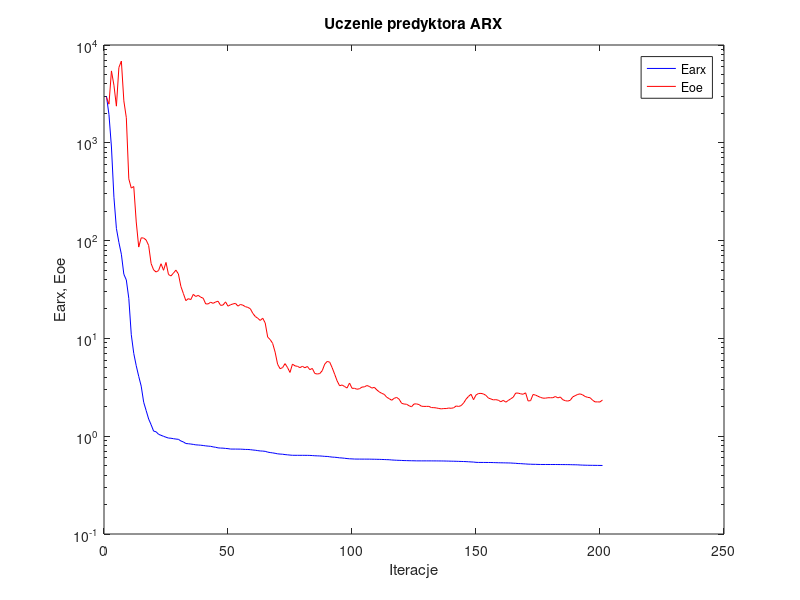
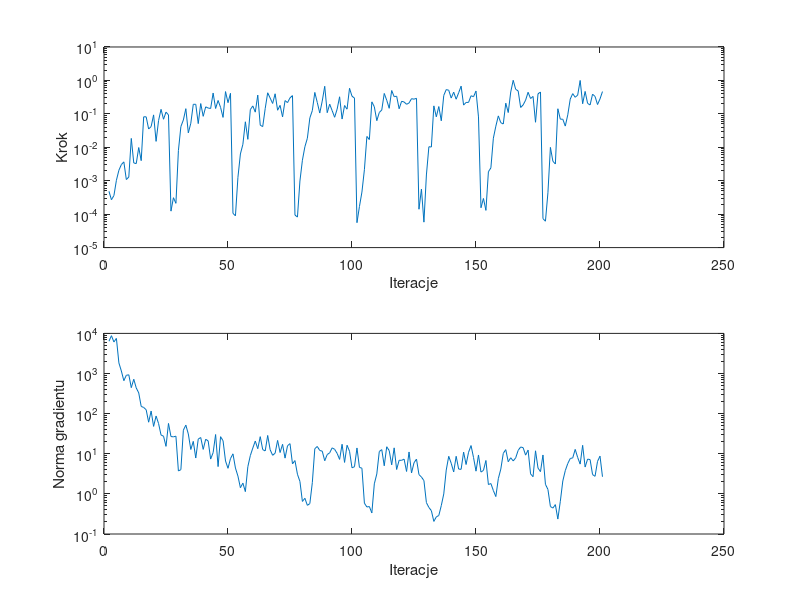

Reproduce these figures in MATLAB, in order.
%uczenie predyktora arx
clear all;
n=0; farx(n+1)=2.983809e+003; foe(n+1)=2.912124e+003; wspucz(n+1)=0.000000e+000; ng(n+1)=0.000000e+000;
%odnowa zmiennej metryki
n=1; farx(n+1)=1.943970e+003; foe(n+1)=2.484678e+003; krok(n+1)=4.822659e-004; ng(n+1)=6.370474e+003;
n=2; farx(n+1)=9.059658e+002; foe(n+1)=5.433025e+003; krok(n+1)=2.702675e-004; ng(n+1)=8.767758e+003;
n=3; farx(n+1)=2.777338e+002; foe(n+1)=3.884721e+003; krok(n+1)=3.604935e-004; ng(n+1)=6.106905e+003;
n=4; farx(n+1)=1.331765e+002; foe(n+1)=2.369824e+003; krok(n+1)=1.029641e-003; ng(n+1)=7.501901e+003;
n=5; farx(n+1)=9.594065e+001; foe(n+1)=5.888826e+003; krok(n+1)=2.053340e-003; ng(n+1)=1.840279e+003;
n=6; farx(n+1)=7.255376e+001; foe(n+1)=6.856366e+003; krok(n+1)=3.036370e-003; ng(n+1)=1.154295e+003;
n=7; farx(n+1)=4.529625e+001; foe(n+1)=2.685709e+003; krok(n+1)=3.660956e-003; ng(n+1)=6.625341e+002;
n=8; farx(n+1)=3.956039e+001; foe(n+1)=1.805707e+003; krok(n+1)=1.084015e-003; ng(n+1)=9.037026e+002;
n=9; farx(n+1)=2.566304e+001; foe(n+1)=4.277939e+002; krok(n+1)=1.291963e-003; ng(n+1)=9.291334e+002;
n=10; farx(n+1)=1.091630e+001; foe(n+1)=3.442087e+002; krok(n+1)=1.842644e-002; ng(n+1)=4.440967e+002;
n=11; farx(n+1)=7.019737e+000; foe(n+1)=3.573762e+002; krok(n+1)=3.401267e-003; ng(n+1)=7.192112e+002;
n=12; farx(n+1)=5.251506e+000; foe(n+1)=1.550372e+002; krok(n+1)=3.253129e-003; ng(n+1)=4.377925e+002;
n=13; farx(n+1)=4.090468e+000; foe(n+1)=8.584516e+001; krok(n+1)=9.832841e-003; ng(n+1)=3.291320e+002;
n=14; farx(n+1)=3.249417e+000; foe(n+1)=1.068346e+002; krok(n+1)=3.985480e-003; ng(n+1)=1.512884e+002;
n=15; farx(n+1)=2.224966e+000; foe(n+1)=1.061698e+002; krok(n+1)=8.155575e-002; ng(n+1)=1.425379e+002;
n=16; farx(n+1)=1.828537e+000; foe(n+1)=1.013023e+002; krok(n+1)=8.153064e-002; ng(n+1)=1.249679e+002;
n=17; farx(n+1)=1.499656e+000; foe(n+1)=8.921864e+001; krok(n+1)=3.522595e-002; ng(n+1)=6.115393e+001;
n=18; farx(n+1)=1.310073e+000; foe(n+1)=5.822566e+001; krok(n+1)=4.160550e-002; ng(n+1)=1.161635e+002;
n=19; farx(n+1)=1.127772e+000; foe(n+1)=5.020665e+001; krok(n+1)=9.310460e-002; ng(n+1)=4.804639e+001;
n=20; farx(n+1)=1.109755e+000; foe(n+1)=4.774022e+001; krok(n+1)=1.503401e-002; ng(n+1)=8.733958e+001;
n=21; farx(n+1)=1.046063e+000; foe(n+1)=4.941058e+001; krok(n+1)=6.306675e-002; ng(n+1)=5.666484e+001;
n=22; farx(n+1)=1.021377e+000; foe(n+1)=5.798427e+001; krok(n+1)=1.365319e-001; ng(n+1)=2.932696e+001;
n=23; farx(n+1)=9.976933e-001; foe(n+1)=4.972941e+001; krok(n+1)=6.900644e-002; ng(n+1)=2.741281e+001;
n=24; farx(n+1)=9.762955e-001; foe(n+1)=5.981739e+001; krok(n+1)=1.124683e-001; ng(n+1)=1.529922e+001;
n=25; farx(n+1)=9.574329e-001; foe(n+1)=4.501887e+001; krok(n+1)=9.338312e-002; ng(n+1)=5.700942e+001;
%odnowa zmiennej metryki
n=26; farx(n+1)=9.531635e-001; foe(n+1)=4.351909e+001; krok(n+1)=1.231911e-004; ng(n+1)=2.684676e+001;
n=27; farx(n+1)=9.432966e-001; foe(n+1)=4.651586e+001; krok(n+1)=3.109358e-004; ng(n+1)=2.641172e+001;
n=28; farx(n+1)=9.345340e-001; foe(n+1)=4.989688e+001; krok(n+1)=2.108238e-004; ng(n+1)=2.745974e+001;
n=29; farx(n+1)=9.294318e-001; foe(n+1)=4.559737e+001; krok(n+1)=7.981858e-003; ng(n+1)=3.721419e+000;
n=30; farx(n+1)=8.936184e-001; foe(n+1)=3.399632e+001; krok(n+1)=4.171530e-002; ng(n+1)=4.019490e+000;
n=31; farx(n+1)=8.744119e-001; foe(n+1)=2.878288e+001; krok(n+1)=6.561970e-002; ng(n+1)=3.874062e+001;
n=32; farx(n+1)=8.416479e-001; foe(n+1)=2.432156e+001; krok(n+1)=1.428686e-001; ng(n+1)=5.173994e+001;
n=33; farx(n+1)=8.378216e-001; foe(n+1)=2.548611e+001; krok(n+1)=2.702970e-002; ng(n+1)=3.112064e+001;
n=34; farx(n+1)=8.314482e-001; foe(n+1)=2.494028e+001; krok(n+1)=5.234463e-002; ng(n+1)=1.278021e+001;
n=35; farx(n+1)=8.245773e-001; foe(n+1)=2.820594e+001; krok(n+1)=1.931257e-001; ng(n+1)=2.035955e+001;
n=36; farx(n+1)=8.158974e-001; foe(n+1)=2.682931e+001; krok(n+1)=1.931257e-001; ng(n+1)=7.831292e+000;
n=37; farx(n+1)=8.128302e-001; foe(n+1)=2.754659e+001; krok(n+1)=5.113139e-002; ng(n+1)=2.319402e+001;
n=38; farx(n+1)=8.088097e-001; foe(n+1)=2.639064e+001; krok(n+1)=2.031949e-001; ng(n+1)=2.538972e+001;
n=39; farx(n+1)=8.032811e-001; foe(n+1)=2.576667e+001; krok(n+1)=8.438961e-002; ng(n+1)=1.284442e+001;
n=40; farx(n+1)=7.964585e-001; foe(n+1)=2.253590e+001; krok(n+1)=1.620110e-001; ng(n+1)=2.300626e+001;
n=41; farx(n+1)=7.916564e-001; foe(n+1)=2.252747e+001; krok(n+1)=1.492580e-001; ng(n+1)=2.091602e+001;
n=42; farx(n+1)=7.879744e-001; foe(n+1)=2.343705e+001; krok(n+1)=1.448088e-001; ng(n+1)=7.368485e+000;
n=43; farx(n+1)=7.776723e-001; foe(n+1)=2.283236e+001; krok(n+1)=4.195659e-001; ng(n+1)=1.064987e+001;
n=44; farx(n+1)=7.705316e-001; foe(n+1)=2.357628e+001; krok(n+1)=1.447238e-001; ng(n+1)=3.017217e+001;
n=45; farx(n+1)=7.598882e-001; foe(n+1)=2.399667e+001; krok(n+1)=2.515191e-001; ng(n+1)=4.787768e+000;
n=46; farx(n+1)=7.562343e-001; foe(n+1)=2.176060e+001; krok(n+1)=1.562861e-001; ng(n+1)=2.665208e+001;
n=47; farx(n+1)=7.550175e-001; foe(n+1)=2.193928e+001; krok(n+1)=7.841323e-002; ng(n+1)=2.113684e+001;
n=48; farx(n+1)=7.499327e-001; foe(n+1)=2.364143e+001; krok(n+1)=4.635137e-001; ng(n+1)=6.595272e+000;
n=49; farx(n+1)=7.461953e-001; foe(n+1)=2.134991e+001; krok(n+1)=2.158836e-001; ng(n+1)=4.339235e+000;
n=50; farx(n+1)=7.390647e-001; foe(n+1)=2.206717e+001; krok(n+1)=4.112198e-001; ng(n+1)=7.581617e+000;
%odnowa zmiennej metryki
n=51; farx(n+1)=7.386642e-001; foe(n+1)=2.251006e+001; krok(n+1)=1.059505e-004; ng(n+1)=9.956605e+000;
n=52; farx(n+1)=7.385649e-001; foe(n+1)=2.282619e+001; krok(n+1)=8.923578e-005; ng(n+1)=4.407730e+000;
n=53; farx(n+1)=7.380516e-001; foe(n+1)=2.138102e+001; krok(n+1)=1.259664e-003; ng(n+1)=2.777629e+000;
n=54; farx(n+1)=7.375324e-001; foe(n+1)=2.223200e+001; krok(n+1)=6.324208e-003; ng(n+1)=1.425626e+000;
n=55; farx(n+1)=7.351770e-001; foe(n+1)=2.186304e+001; krok(n+1)=1.226153e-002; ng(n+1)=1.853512e+000;
n=56; farx(n+1)=7.324217e-001; foe(n+1)=2.112093e+001; krok(n+1)=5.793922e-002; ng(n+1)=1.138490e+000;
n=57; farx(n+1)=7.317546e-001; foe(n+1)=2.074777e+001; krok(n+1)=1.729594e-002; ng(n+1)=4.761712e+000;
n=58; farx(n+1)=7.285072e-001; foe(n+1)=2.011442e+001; krok(n+1)=1.335885e-001; ng(n+1)=8.993902e+000;
n=59; farx(n+1)=7.228061e-001; foe(n+1)=1.803431e+001; krok(n+1)=1.728230e-001; ng(n+1)=1.386533e+001;
n=60; farx(n+1)=7.187093e-001; foe(n+1)=1.675145e+001; krok(n+1)=1.124683e-001; ng(n+1)=2.076082e+001;
n=61; farx(n+1)=7.124146e-001; foe(n+1)=1.606716e+001; krok(n+1)=3.635836e-001; ng(n+1)=1.335736e+001;
n=62; farx(n+1)=7.066440e-001; foe(n+1)=1.526369e+001; krok(n+1)=4.568872e-002; ng(n+1)=2.668002e+001;
n=63; farx(n+1)=7.044750e-001; foe(n+1)=1.608972e+001; krok(n+1)=4.161404e-002; ng(n+1)=1.267841e+001;
n=64; farx(n+1)=6.999459e-001; foe(n+1)=1.437509e+001; krok(n+1)=1.442609e-001; ng(n+1)=1.174899e+001;
n=65; farx(n+1)=6.876904e-001; foe(n+1)=1.031884e+001; krok(n+1)=4.268310e-001; ng(n+1)=2.857870e+001;
n=66; farx(n+1)=6.804736e-001; foe(n+1)=9.727982e+000; krok(n+1)=2.959384e-001; ng(n+1)=1.256374e+001;
n=67; farx(n+1)=6.752415e-001; foe(n+1)=8.892771e+000; krok(n+1)=2.044970e-001; ng(n+1)=9.159557e+000;
n=68; farx(n+1)=6.685705e-001; foe(n+1)=7.238196e+000; krok(n+1)=3.985391e-001; ng(n+1)=1.031796e+001;
n=69; farx(n+1)=6.603966e-001; foe(n+1)=5.439282e+000; krok(n+1)=1.282857e-001; ng(n+1)=2.152571e+001;
n=70; farx(n+1)=6.568037e-001; foe(n+1)=4.901436e+000; krok(n+1)=1.794664e-001; ng(n+1)=1.073096e+001;
n=71; farx(n+1)=6.543557e-001; foe(n+1)=5.024509e+000; krok(n+1)=8.097460e-002; ng(n+1)=1.719552e+001;
n=72; farx(n+1)=6.487046e-001; foe(n+1)=5.524348e+000; krok(n+1)=2.494838e-001; ng(n+1)=7.783988e+000;
n=73; farx(n+1)=6.450357e-001; foe(n+1)=5.035192e+000; krok(n+1)=2.168605e-001; ng(n+1)=1.584513e+001;
n=74; farx(n+1)=6.412412e-001; foe(n+1)=4.487251e+000; krok(n+1)=3.011048e-001; ng(n+1)=1.788517e+001;
n=75; farx(n+1)=6.381059e-001; foe(n+1)=5.464475e+000; krok(n+1)=3.510640e-001; ng(n+1)=5.601601e+000;
%odnowa zmiennej metryki
n=76; farx(n+1)=6.378011e-001; foe(n+1)=5.236546e+000; krok(n+1)=9.416187e-005; ng(n+1)=6.767392e+000;
n=77; farx(n+1)=6.377554e-001; foe(n+1)=5.183265e+000; krok(n+1)=8.176967e-005; ng(n+1)=3.084292e+000;
n=78; farx(n+1)=6.375995e-001; foe(n+1)=5.026103e+000; krok(n+1)=9.796872e-004; ng(n+1)=2.044288e+000;
n=79; farx(n+1)=6.375342e-001; foe(n+1)=5.182493e+000; krok(n+1)=4.102156e-003; ng(n+1)=6.479338e-001;
n=80; farx(n+1)=6.372402e-001; foe(n+1)=5.009420e+000; krok(n+1)=1.037360e-002; ng(n+1)=7.766626e-001;
n=81; farx(n+1)=6.370603e-001; foe(n+1)=5.164720e+000; krok(n+1)=1.861441e-002; ng(n+1)=5.183176e-001;
n=82; farx(n+1)=6.362070e-001; foe(n+1)=4.789305e+000; krok(n+1)=7.539806e-002; ng(n+1)=5.725338e-001;
n=83; farx(n+1)=6.339504e-001; foe(n+1)=4.933332e+000; krok(n+1)=1.251442e-001; ng(n+1)=1.910108e+000;
n=84; farx(n+1)=6.311492e-001; foe(n+1)=4.378444e+000; krok(n+1)=4.372571e-001; ng(n+1)=1.335947e+001;
n=85; farx(n+1)=6.296247e-001; foe(n+1)=4.324522e+000; krok(n+1)=2.193298e-001; ng(n+1)=1.519380e+001;
n=86; farx(n+1)=6.281973e-001; foe(n+1)=4.369817e+000; krok(n+1)=1.057221e-001; ng(n+1)=1.206053e+001;
n=87; farx(n+1)=6.256902e-001; foe(n+1)=4.678284e+000; krok(n+1)=2.418297e-001; ng(n+1)=1.162681e+001;
n=88; farx(n+1)=6.221041e-001; foe(n+1)=5.460337e+000; krok(n+1)=6.674595e-001; ng(n+1)=6.693973e+000;
n=89; farx(n+1)=6.209330e-001; foe(n+1)=5.812657e+000; krok(n+1)=1.084933e-001; ng(n+1)=9.540010e+000;
n=90; farx(n+1)=6.163332e-001; foe(n+1)=5.719903e+000; krok(n+1)=1.945981e-001; ng(n+1)=1.056718e+001;
n=91; farx(n+1)=6.114767e-001; foe(n+1)=5.018877e+000; krok(n+1)=1.247419e-001; ng(n+1)=1.404785e+001;
n=92; farx(n+1)=6.094448e-001; foe(n+1)=4.306113e+000; krok(n+1)=7.901515e-002; ng(n+1)=1.289941e+001;
n=93; farx(n+1)=6.058931e-001; foe(n+1)=3.679293e+000; krok(n+1)=1.380129e-001; ng(n+1)=1.023592e+001;
n=94; farx(n+1)=6.008480e-001; foe(n+1)=3.278638e+000; krok(n+1)=3.240219e-001; ng(n+1)=7.232436e+000;
n=95; farx(n+1)=5.989798e-001; foe(n+1)=3.340462e+000; krok(n+1)=6.995615e-002; ng(n+1)=1.724521e+001;
n=96; farx(n+1)=5.949879e-001; foe(n+1)=3.223259e+000; krok(n+1)=1.775417e-001; ng(n+1)=6.082152e+000;
n=97; farx(n+1)=5.908602e-001; foe(n+1)=3.109177e+000; krok(n+1)=1.380129e-001; ng(n+1)=1.630149e+001;
n=98; farx(n+1)=5.875337e-001; foe(n+1)=3.497783e+000; krok(n+1)=5.813025e-001; ng(n+1)=1.156105e+001;
n=99; farx(n+1)=5.862195e-001; foe(n+1)=3.089485e+000; krok(n+1)=3.372291e-001; ng(n+1)=4.474944e+000;
n=100; farx(n+1)=5.840957e-001; foe(n+1)=3.087158e+000; krok(n+1)=2.965759e-001; ng(n+1)=4.748817e+000;
%odnowa zmiennej metryki
n=101; farx(n+1)=5.836015e-001; foe(n+1)=3.022654e+000; krok(n+1)=5.561724e-005; ng(n+1)=1.395726e+001;
n=102; farx(n+1)=5.834576e-001; foe(n+1)=3.054488e+000; krok(n+1)=1.691914e-004; ng(n+1)=4.575391e+000;
n=103; farx(n+1)=5.831335e-001; foe(n+1)=3.177925e+000; krok(n+1)=4.576195e-004; ng(n+1)=4.362994e+000;
n=104; farx(n+1)=5.831056e-001; foe(n+1)=3.196191e+000; krok(n+1)=2.141344e-003; ng(n+1)=5.869761e-001;
n=105; farx(n+1)=5.829366e-001; foe(n+1)=3.296512e+000; krok(n+1)=2.107682e-002; ng(n+1)=4.714098e-001;
n=106; farx(n+1)=5.827892e-001; foe(n+1)=3.228170e+000; krok(n+1)=1.703305e-002; ng(n+1)=4.835130e-001;
n=107; farx(n+1)=5.818940e-001; foe(n+1)=3.104621e+000; krok(n+1)=2.286351e-001; ng(n+1)=3.349998e-001;
n=108; farx(n+1)=5.814494e-001; foe(n+1)=3.159576e+000; krok(n+1)=1.630613e-001; ng(n+1)=1.781371e+000;
n=109; farx(n+1)=5.804581e-001; foe(n+1)=2.975009e+000; krok(n+1)=6.252611e-002; ng(n+1)=3.142470e+000;
n=110; farx(n+1)=5.797909e-001; foe(n+1)=2.838266e+000; krok(n+1)=1.096649e-001; ng(n+1)=1.136079e+001;
n=111; farx(n+1)=5.785000e-001; foe(n+1)=2.742390e+000; krok(n+1)=1.304848e-001; ng(n+1)=1.267525e+001;
n=112; farx(n+1)=5.772685e-001; foe(n+1)=2.678280e+000; krok(n+1)=4.079802e-001; ng(n+1)=5.016213e+000;
n=113; farx(n+1)=5.758468e-001; foe(n+1)=2.502450e+000; krok(n+1)=2.554195e-001; ng(n+1)=1.494601e+001;
n=114; farx(n+1)=5.747635e-001; foe(n+1)=2.420821e+000; krok(n+1)=1.465272e-001; ng(n+1)=1.200947e+001;
n=115; farx(n+1)=5.715150e-001; foe(n+1)=2.330926e+000; krok(n+1)=4.992693e-001; ng(n+1)=5.293403e+000;
n=116; farx(n+1)=5.695471e-001; foe(n+1)=2.440188e+000; krok(n+1)=3.261226e-001; ng(n+1)=1.403138e+001;
n=117; farx(n+1)=5.676601e-001; foe(n+1)=2.491817e+000; krok(n+1)=3.372291e-001; ng(n+1)=4.051300e+000;
n=118; farx(n+1)=5.666241e-001; foe(n+1)=2.390041e+000; krok(n+1)=1.420059e-001; ng(n+1)=6.882308e+000;
n=119; farx(n+1)=5.651837e-001; foe(n+1)=2.170729e+000; krok(n+1)=2.378132e-001; ng(n+1)=6.854964e+000;
n=120; farx(n+1)=5.635070e-001; foe(n+1)=2.132163e+000; krok(n+1)=2.268451e-001; ng(n+1)=7.361392e+000;
n=121; farx(n+1)=5.629051e-001; foe(n+1)=2.122986e+000; krok(n+1)=1.931257e-001; ng(n+1)=3.618110e+000;
n=122; farx(n+1)=5.617373e-001; foe(n+1)=2.049021e+000; krok(n+1)=2.114442e-001; ng(n+1)=1.108863e+001;
n=123; farx(n+1)=5.611628e-001; foe(n+1)=1.998814e+000; krok(n+1)=2.845227e-001; ng(n+1)=3.326036e+000;
n=124; farx(n+1)=5.605511e-001; foe(n+1)=2.134551e+000; krok(n+1)=2.745822e-001; ng(n+1)=5.965581e+000;
n=125; farx(n+1)=5.596333e-001; foe(n+1)=2.140654e+000; krok(n+1)=2.920744e-001; ng(n+1)=7.358786e+000;
%odnowa zmiennej metryki
n=126; farx(n+1)=5.595844e-001; foe(n+1)=2.106203e+000; krok(n+1)=1.404483e-004; ng(n+1)=3.022123e+000;
n=127; farx(n+1)=5.594629e-001; foe(n+1)=2.025706e+000; krok(n+1)=5.628178e-004; ng(n+1)=2.630168e+000;
n=128; farx(n+1)=5.594529e-001; foe(n+1)=2.017005e+000; krok(n+1)=5.770216e-005; ng(n+1)=2.143150e+000;
n=129; farx(n+1)=5.594309e-001; foe(n+1)=2.017828e+000; krok(n+1)=1.486749e-003; ng(n+1)=6.062310e-001;
n=130; farx(n+1)=5.593573e-001; foe(n+1)=2.018818e+000; krok(n+1)=1.038090e-002; ng(n+1)=4.586774e-001;
n=131; farx(n+1)=5.593147e-001; foe(n+1)=1.962649e+000; krok(n+1)=1.019133e-002; ng(n+1)=3.816520e-001;
n=132; farx(n+1)=5.590826e-001; foe(n+1)=1.958597e+000; krok(n+1)=1.732520e-001; ng(n+1)=2.060119e-001;
n=133; farx(n+1)=5.589537e-001; foe(n+1)=1.946127e+000; krok(n+1)=8.155575e-002; ng(n+1)=2.673694e-001;
n=134; farx(n+1)=5.585783e-001; foe(n+1)=1.921012e+000; krok(n+1)=1.653712e-001; ng(n+1)=2.892202e-001;
n=135; farx(n+1)=5.583598e-001; foe(n+1)=1.903721e+000; krok(n+1)=6.206136e-002; ng(n+1)=5.102296e-001;
n=136; farx(n+1)=5.579475e-001; foe(n+1)=1.917472e+000; krok(n+1)=3.556863e-001; ng(n+1)=9.973352e-001;
n=137; farx(n+1)=5.571133e-001; foe(n+1)=1.917559e+000; krok(n+1)=5.327344e-001; ng(n+1)=3.921193e+000;
n=138; farx(n+1)=5.564173e-001; foe(n+1)=1.941019e+000; krok(n+1)=5.086203e-001; ng(n+1)=8.644377e+000;
n=139; farx(n+1)=5.554940e-001; foe(n+1)=1.928670e+000; krok(n+1)=2.967051e-001; ng(n+1)=5.795647e+000;
n=140; farx(n+1)=5.549033e-001; foe(n+1)=1.952717e+000; krok(n+1)=4.461084e-001; ng(n+1)=3.520423e+000;
n=141; farx(n+1)=5.539919e-001; foe(n+1)=2.038366e+000; krok(n+1)=2.740921e-001; ng(n+1)=8.649152e+000;
n=142; farx(n+1)=5.529526e-001; foe(n+1)=2.014999e+000; krok(n+1)=4.268310e-001; ng(n+1)=4.156078e+000;
n=143; farx(n+1)=5.518747e-001; foe(n+1)=2.054565e+000; krok(n+1)=6.751168e-001; ng(n+1)=4.092819e+000;
n=144; farx(n+1)=5.509592e-001; foe(n+1)=2.184927e+000; krok(n+1)=1.827549e-001; ng(n+1)=1.099296e+001;
n=145; farx(n+1)=5.496300e-001; foe(n+1)=2.393539e+000; krok(n+1)=2.193298e-001; ng(n+1)=5.392891e+000;
n=146; farx(n+1)=5.478510e-001; foe(n+1)=2.554835e+000; krok(n+1)=2.203117e-001; ng(n+1)=1.089636e+001;
n=147; farx(n+1)=5.457533e-001; foe(n+1)=2.684970e+000; krok(n+1)=3.477470e-001; ng(n+1)=1.601480e+001;
n=148; farx(n+1)=5.441448e-001; foe(n+1)=2.362845e+000; krok(n+1)=3.255844e-001; ng(n+1)=8.067956e+000;
n=149; farx(n+1)=5.404975e-001; foe(n+1)=2.637465e+000; krok(n+1)=4.817451e-001; ng(n+1)=3.683807e+000;
n=150; farx(n+1)=5.392312e-001; foe(n+1)=2.733452e+000; krok(n+1)=8.097460e-002; ng(n+1)=9.326969e+000;
%odnowa zmiennej metryki
n=151; farx(n+1)=5.391644e-001; foe(n+1)=2.740491e+000; krok(n+1)=1.553088e-004; ng(n+1)=3.494667e+000;
n=152; farx(n+1)=5.390067e-001; foe(n+1)=2.703940e+000; krok(n+1)=2.948919e-004; ng(n+1)=3.847646e+000;
n=153; farx(n+1)=5.387998e-001; foe(n+1)=2.614206e+000; krok(n+1)=1.297027e-004; ng(n+1)=6.801342e+000;
n=154; farx(n+1)=5.385587e-001; foe(n+1)=2.455080e+000; krok(n+1)=1.854565e-003; ng(n+1)=1.707878e+000;
n=155; farx(n+1)=5.383173e-001; foe(n+1)=2.403396e+000; krok(n+1)=2.426783e-003; ng(n+1)=1.811453e+000;
n=156; farx(n+1)=5.373887e-001; foe(n+1)=2.352733e+000; krok(n+1)=1.871779e-002; ng(n+1)=1.209842e+000;
n=157; farx(n+1)=5.363115e-001; foe(n+1)=2.363892e+000; krok(n+1)=4.277073e-002; ng(n+1)=8.572760e-001;
n=158; farx(n+1)=5.354834e-001; foe(n+1)=2.332972e+000; krok(n+1)=8.693674e-002; ng(n+1)=2.400069e+000;
n=159; farx(n+1)=5.347026e-001; foe(n+1)=2.250403e+000; krok(n+1)=5.440189e-002; ng(n+1)=4.147684e+000;
n=160; farx(n+1)=5.343124e-001; foe(n+1)=2.325773e+000; krok(n+1)=4.973429e-002; ng(n+1)=1.024149e+001;
n=161; farx(n+1)=5.335126e-001; foe(n+1)=2.228478e+000; krok(n+1)=2.085952e-001; ng(n+1)=1.268348e+001;
n=162; farx(n+1)=5.329137e-001; foe(n+1)=2.317883e+000; krok(n+1)=1.094124e-001; ng(n+1)=6.319856e+000;
n=163; farx(n+1)=5.320657e-001; foe(n+1)=2.411857e+000; krok(n+1)=4.500546e-001; ng(n+1)=7.945747e+000;
n=164; farx(n+1)=5.299466e-001; foe(n+1)=2.503952e+000; krok(n+1)=1.009068e+000; ng(n+1)=6.624461e+000;
n=165; farx(n+1)=5.284156e-001; foe(n+1)=2.760666e+000; krok(n+1)=5.419562e-001; ng(n+1)=7.905774e+000;
n=166; farx(n+1)=5.253354e-001; foe(n+1)=2.758344e+000; krok(n+1)=4.854776e-001; ng(n+1)=1.216044e+001;
n=167; farx(n+1)=5.243675e-001; foe(n+1)=2.712091e+000; krok(n+1)=1.551821e-001; ng(n+1)=1.474600e+001;
n=168; farx(n+1)=5.220015e-001; foe(n+1)=2.685455e+000; krok(n+1)=1.846634e-001; ng(n+1)=1.419647e+001;
n=169; farx(n+1)=5.203584e-001; foe(n+1)=2.776483e+000; krok(n+1)=2.567403e-001; ng(n+1)=9.241691e+000;
n=170; farx(n+1)=5.181180e-001; foe(n+1)=2.293111e+000; krok(n+1)=4.423764e-001; ng(n+1)=1.236329e+001;
n=171; farx(n+1)=5.172112e-001; foe(n+1)=2.308169e+000; krok(n+1)=2.876382e-001; ng(n+1)=3.150577e+000;
n=172; farx(n+1)=5.160626e-001; foe(n+1)=2.670460e+000; krok(n+1)=3.319551e-001; ng(n+1)=2.683831e+000;
n=173; farx(n+1)=5.156896e-001; foe(n+1)=2.632783e+000; krok(n+1)=5.606295e-002; ng(n+1)=1.184992e+001;
n=174; farx(n+1)=5.146986e-001; foe(n+1)=2.560939e+000; krok(n+1)=3.963765e-001; ng(n+1)=4.399703e+000;
n=175; farx(n+1)=5.140320e-001; foe(n+1)=2.493664e+000; krok(n+1)=4.500546e-001; ng(n+1)=3.586305e+000;
%odnowa zmiennej metryki
n=176; farx(n+1)=5.137975e-001; foe(n+1)=2.450103e+000; krok(n+1)=7.351192e-005; ng(n+1)=9.327581e+000;
n=177; farx(n+1)=5.137917e-001; foe(n+1)=2.448646e+000; krok(n+1)=6.158863e-005; ng(n+1)=1.729528e+000;
n=178; farx(n+1)=5.137647e-001; foe(n+1)=2.474293e+000; krok(n+1)=4.363101e-004; ng(n+1)=1.291701e+000;
n=179; farx(n+1)=5.136795e-001; foe(n+1)=2.473217e+000; krok(n+1)=9.939766e-003; ng(n+1)=4.846965e-001;
n=180; farx(n+1)=5.136525e-001; foe(n+1)=2.474736e+000; krok(n+1)=3.833898e-003; ng(n+1)=4.427748e-001;
n=181; farx(n+1)=5.136226e-001; foe(n+1)=2.545711e+000; krok(n+1)=3.159755e-003; ng(n+1)=5.397561e-001;
n=182; farx(n+1)=5.133161e-001; foe(n+1)=2.465572e+000; krok(n+1)=1.420813e-001; ng(n+1)=2.356580e-001;
n=183; farx(n+1)=5.130346e-001; foe(n+1)=2.515771e+000; krok(n+1)=6.939329e-002; ng(n+1)=6.532932e-001;
n=184; farx(n+1)=5.128068e-001; foe(n+1)=2.362075e+000; krok(n+1)=6.900644e-002; ng(n+1)=2.092033e+000;
n=185; farx(n+1)=5.126039e-001; foe(n+1)=2.306502e+000; krok(n+1)=4.305393e-002; ng(n+1)=3.799676e+000;
n=186; farx(n+1)=5.122458e-001; foe(n+1)=2.286659e+000; krok(n+1)=9.327289e-002; ng(n+1)=5.700772e+000;
n=187; farx(n+1)=5.117273e-001; foe(n+1)=2.329584e+000; krok(n+1)=2.767350e-001; ng(n+1)=7.623395e+000;
n=188; farx(n+1)=5.107348e-001; foe(n+1)=2.522864e+000; krok(n+1)=4.024834e-001; ng(n+1)=7.884743e+000;
n=189; farx(n+1)=5.103581e-001; foe(n+1)=2.597377e+000; krok(n+1)=3.132115e-001; ng(n+1)=1.285592e+001;
n=190; farx(n+1)=5.094808e-001; foe(n+1)=2.674080e+000; krok(n+1)=3.636509e-001; ng(n+1)=8.069413e+000;
n=191; farx(n+1)=5.075406e-001; foe(n+1)=2.708063e+000; krok(n+1)=9.983416e-001; ng(n+1)=5.520356e+000;
n=192; farx(n+1)=5.062774e-001; foe(n+1)=2.646428e+000; krok(n+1)=2.007982e-001; ng(n+1)=1.623300e+001;
n=193; farx(n+1)=5.053543e-001; foe(n+1)=2.548313e+000; krok(n+1)=4.686024e-001; ng(n+1)=4.666212e+000;
n=194; farx(n+1)=5.045845e-001; foe(n+1)=2.496621e+000; krok(n+1)=2.054358e-001; ng(n+1)=7.352160e+000;
n=195; farx(n+1)=5.040806e-001; foe(n+1)=2.474378e+000; krok(n+1)=1.845727e-001; ng(n+1)=7.162091e+000;
n=196; farx(n+1)=5.036429e-001; foe(n+1)=2.334722e+000; krok(n+1)=3.874329e-001; ng(n+1)=3.030732e+000;
n=197; farx(n+1)=5.033478e-001; foe(n+1)=2.243101e+000; krok(n+1)=3.321888e-001; ng(n+1)=2.739867e+000;
n=198; farx(n+1)=5.029011e-001; foe(n+1)=2.243281e+000; krok(n+1)=1.902702e-001; ng(n+1)=6.454873e+000;
n=199; farx(n+1)=5.025651e-001; foe(n+1)=2.237862e+000; krok(n+1)=2.798246e-001; ng(n+1)=8.732926e+000;
n=200; farx(n+1)=5.020090e-001; foe(n+1)=2.346684e+000; krok(n+1)=4.641165e-001; ng(n+1)=2.671940e+000;

figure; semilogy(farx,'b'); hold on; semilogy(foe,'r'); xlabel('Iteracje'); ylabel('Earx, Eoe'); legend('Earx','Eoe'); title('Uczenie predyktora ARX');
figure; subplot(2,1,1); semilogy(krok); xlabel('Iteracje'); ylabel('Krok');
subplot(2,1,2); semilogy(ng); xlabel('Iteracje'); ylabel('Norma gradientu');
Earx=farx(n+1)
Eoe=foe(n+1)
